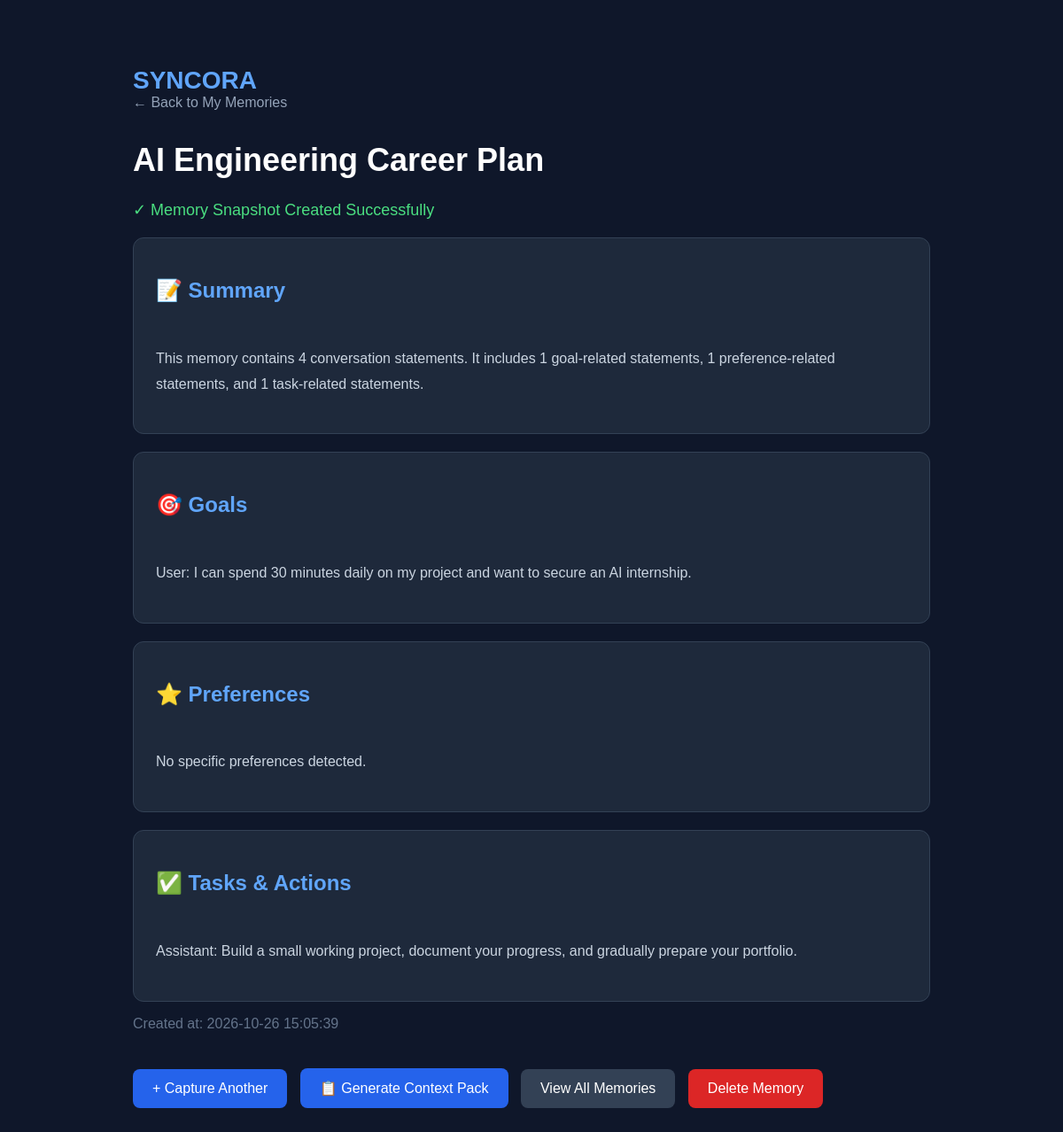
Page /memory/5 on the committed database.
### tables this page shows
CREATE TABLE memories (
            id INTEGER PRIMARY KEY AUTOINCREMENT,
            title TEXT NOT NULL,
            goals TEXT,
            preferences TEXT,
            tasks TEXT,
            summary TEXT,
            created_at TEXT
        );

### app.py (the view)
@app.route("/memory/<int:memory_id>")
def view_memory(memory_id):
    conn = sqlite3.connect(DATABASE)
    conn.row_factory = sqlite3.Row
    memory = conn.execute(
        "SELECT * FROM memories WHERE id = ?",
        (memory_id,)
    ).fetchone()
    conn.close()
    if memory is None:
        return "Memory not found", 404
    return render_template("memory.html", memory=memory)

### templates/memory.html (shortened to what this page needs)
<!DOCTYPE html>
<html lang="en">
<head>
</head>
<body>
<div class="container">
    <div class="logo">SYNCORA</div>
    <a href="/memories" class="back">
        ← Back to My Memories
    </a>
    <h1>{{ memory['title'] }}</h1>
    <p class="success">
        ✓ Memory Snapshot Created Successfully
    </p>
    <div class="card">
        <h2>📝 Summary</h2>
        <p class="content">
            {{ memory['summary'] }}
        </p>
    </div>
    <div class="card">
        <h2>🎯 Goals</h2>
        <p class="content">
            {{ memory['goals'] }}
        </p>
    </div>
    <div class="card">
        <h2>⭐ Preferences</h2>
        <p class="content">
            {{ memory['preferences'] }}
        </p>
    </div>
    <div class="card">
        <h2>✅ Tasks & Actions</h2>
        <p class="content">
            {{ memory['tasks'] }}
        </p>
    </div>
    <p style="color: #64748b;">
        Created at: {{ memory['created_at'] }}
    </p>
    <a href="/capture" class="button">
        + Capture Another
    </a>
    <a
        href="/context/{{ memory['id'] }}"
        class="button"
    >
        📋 Generate Context Pack
    </a>
    <a
        href="/memories"
        class="button secondary"
    >
        View All Memories
    </a>
    <form
        action="/delete/{{ memory['id'] }}"
        method="POST"
        style="display: inline;"
        onsubmit="return confirm('Delete this memory permanently?');"
    >
        <button
            type="submit"
            class="button danger"
        >
            Delete Memory
        </button>
    </form>
</div>
</body>
</html>

### templates/memory.html (style rules this page uses)
* { box-sizing: border-box; }
body { margin: 0; font-family: Arial, sans-serif; background: #0f172a; color: white; }
.container { max-width: 950px; margin: 50px auto; padding: 25px; }
.logo { color: #60a5fa; font-size: 28px; font-weight: bold; }
h1 { font-size: 36px; margin-top: 35px; }
.success { color: #4ade80; font-size: 18px; }
.card { background: #1e293b; border: 1px solid #334155; border-radius: 12px; padding: 25px; margin-top: 20px; }
h2 { color: #60a5fa; }
.content { white-space: pre-line; color: #cbd5e1; line-height: 1.8; }
.button { display: inline-block; margin-top: 25px; margin-right: 10px; padding: 13px 22px; background: #2563eb; color: white; text-decoration: none; border-radius: 8px; border: none; font-size: 16px; cursor: pointer; }
.secondary { background: #334155; }
.danger { background: #dc2626; }
.back { color: #94a3b8; text-decoration: none; }

### rows in the picture
memories: title "AI Engineering Career Plan", summary "This memory contains 4 conversation statements. It includes 1 goal-related statements, 1 preference-related statements, and 1 task-related statements.", goals "User: I can spend 30 minutes daily on my project and want to secure an AI internship.", preferences "No specific preferences detected.", tasks "Assistant: Build a small working project, document your progress, and gradually prepare your portfolio.", created_at "2026-10-26 15:05:39"
